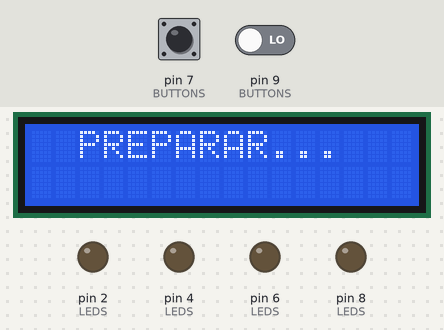
Recording of a sketch running on a simulated Arduino Uno, built with avr-gcc and run on an emulated ATmega328P. Parts: 16×2 character LCD, output pins drawn as LEDs (lit = HIGH). The test bench sets the inputs (shaded band); at power-on: pin 7 (BUTTONS) LOW, pin 9 (BUTTONS) LOW. Random numbers use the default seed unless the sketch sets one; what the sketch prints to the serial monitor is not drawn.

Above: at 2.9 s.
At 6.5 s:
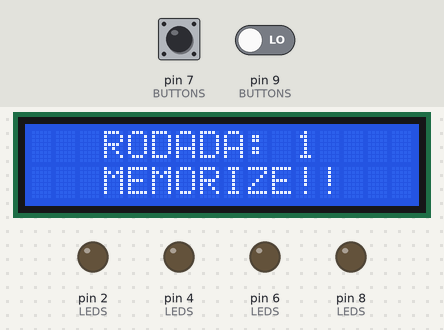
8.2 s: pin 7 (BUTTONS) pulled HIGH for 1 s
At 11.0 s:
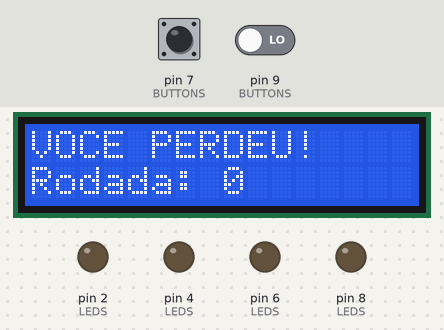
At 14.2 s:
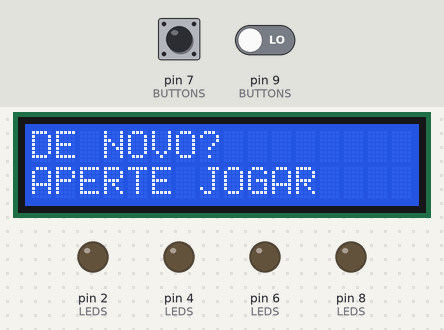
Timing chart, 0 to 15.7 s (numbered marks = the images above; inputs shaded):
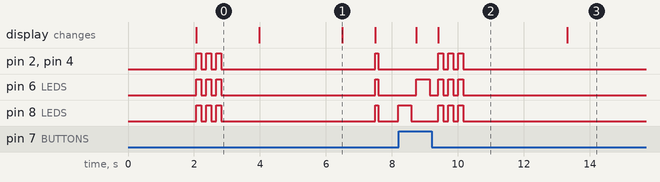

The sketch:

jogomemoria.ino
```cpp
#include <LiquidCrystal.h>
#include <ArduinoJson.h>

LiquidCrystal lcd(12, 11, 10, 13, A4,A5);

const int RED = 0;
const int GRN = 1;
const int BLE = 2;
const int YLW = 3;

const int LED_YLW = 8;
const int LED_BLE = 6;
const int LED_GRN = 4;
const int LED_RED = 2;
const int LEDS[] = {LED_YLW, LED_BLE,  LED_GRN, LED_RED};

const int BTN_YLW = 9;
const int BTN_BLE = 7;
const int BTN_GRN = 5;
const int BTN_RED = 3;
const int BUTTONS[] = {BTN_YLW, BTN_BLE, BTN_GRN, BTN_RED};

const int SIZE = 4;
const int ROUNDS = 100;

int sequence[ROUNDS];
int n = 0;
bool ok = true;

void enviar_dados_nodered(int rodadas_completas, bool vitoria_maxima) {
  StaticJsonDocument<200> doc;

  doc["app_id"] = "Memomind";
  doc["rodadas"] = rodadas_completas;
  doc["max_rounds"] = ROUNDS;
  doc["vitoria_maxima"] = vitoria_maxima;

  serializeJson(doc, Serial);
  Serial.println();
}

void flashAllLeds(int duration, int numFlashes) {
  for (int i = 0; i < numFlashes; i++) {
    for (int j = 0; j < SIZE; j++) {
      digitalWrite(LEDS[j], HIGH);
    }
    delay(duration);
    for (int j = 0; j < SIZE; j++) {
      digitalWrite(LEDS[j], LOW);
    }
    delay(duration);
  }
}

void printLed(int inX){
  digitalWrite(LEDS[inX], HIGH);
  delay(400);
  digitalWrite(LEDS[inX], LOW);
  delay(150);
}

void printWin(){
  flashAllLeds(50, 8);
}

void printFail(){
  lcd.clear();
  lcd.print("VOCE PERDEU!");
  lcd.setCursor(0, 1);
  lcd.print("Rodada: ");
  lcd.print(n - 1);

  flashAllLeds(150, 3);
}

void randomSequence(){
  for (int i=0; i<ROUNDS; i++){
    sequence[i] = random(0,SIZE);
  }
  n = 1;
  delay(1000);
}

void printSequence(){
  delay(500);

  lcd.print("   RODADA: ");
  lcd.print(n);
  lcd.setCursor(0, 1);
  lcd.print("   MEMORIZE!!");
  delay(1000);
  lcd.clear();

  flashAllLeds(100, 1);
  delay(500);

  for(int i=0; i<n; i++){
    printLed(sequence[i]);
  }
}

bool readButtons(){
  lcd.setCursor(0, 1);
  lcd.print("    SUA VEZ!");

  for (int j=0; j<n && ok; j++){
    int input[]={0,0,0,0};
    bool buttonPressed = false;

    while(!buttonPressed){
      for(int i=0; i<SIZE; i++){
        input[i] = digitalRead(BUTTONS[i]);
        if(input[i]){
          printLed(i);
          buttonPressed = true;

          if(i != sequence[j]){
            ok=false;
          }
          while(digitalRead(BUTTONS[i]));
          delay(100);
          break;
        }
      }
    }
    if(!ok) break;
  }
  return ok;
}


void setup() {
    Serial.begin(9600);

  lcd.begin(16, 2);
  lcd.clear();
  lcd.print(" JOGO COMECOU!");
  delay(2000);

  randomSeed(analogRead(0));
  for(int i=0; i<SIZE; i++){
    pinMode(LEDS[i], OUTPUT);
    pinMode(BUTTONS[i], INPUT);
  }

  lcd.clear();
  lcd.print("  PREPARAR... ");
  flashAllLeds(150, 3);
  delay(1000);
}

void loop() {
  lcd.clear();
  delay(1000);

  ok = true;
  randomSequence();

  while(ok && n<=ROUNDS){
    printSequence();

    if(readButtons()){
      n++;
      lcd.clear();
      lcd.print("BEM FEITO!");
      lcd.setCursor(0, 1);
      lcd.clear();
      lcd.print("Prox. rodada...");
      lcd.clear();
      delay(1000);
    }else{
      ok=false;
    }
  }


  if(ok){
        enviar_dados_nodered(ROUNDS, true);
    lcd.clear();
    lcd.print("VITÓRIA MÁXIMA!");
    lcd.setCursor(0, 1);
    lcd.print("100 RODADAS ");
    printWin();
    delay(4000);
  }
  else{
    enviar_dados_nodered(n - 1, false);

    printFail();
    delay(3000);
  }

  lcd.clear();
  lcd.print("DE NOVO? ");
  lcd.setCursor(0, 1);
  lcd.print("APERTE JOGAR");

  while(true) {
    delay(500);
  }
}
```

Measured:
- after the input at 8.2 s, pin 2 (LEDS), pin 4 (LEDS): alternates HIGH for 0.15 s and LOW for 0.15 s, 6 changes in all, then stays LOW, starting after 1.2 s; pin 6 (LEDS): LOW → HIGH after 0.54 s, → LOW 0.40 s later, → HIGH 0.27 s later, → LOW 0.15 s later, … (8 changes in this stretch)
- by itself, pin 8 (LEDS): repeats every 0.30 s: HIGH 0.15 s, LOW 0.15 s, until it stays LOW from 10.2 s
- what the display in image 1 shows lasts 1.0 s, from 6.5 s to 7.5 s
